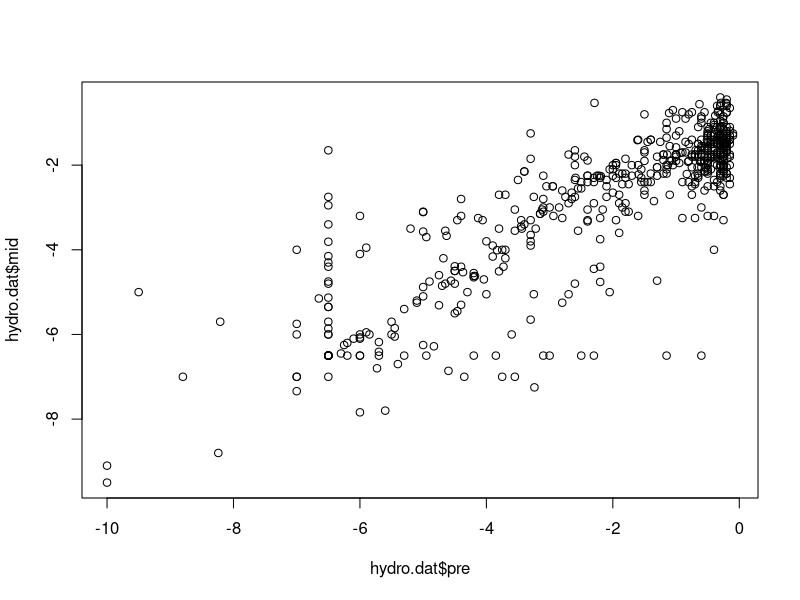

Recreate this plot in R. (Note: this script raises an error after producing the figure.)
###########################################################################################
##
## R source code to accompany Hoffman et al. (2019), last updated 2 Feb 2019.
## Please contact Ava Hoffman (avamariehoffman@gmail.com) with questions.
##
## If you found this code useful, please use the citation below:
## 
## 
## 
##
###########################################################################################

## set working directory
wd <- "/Users/avahoffman/Dropbox/Research/Bouteloua_diversity/blue-grama-diversity"
setwd(wd)

## Calculate hydroscape area
## 
## Following Meinzer et al. (http://doi.wiley.com/10.1111/ele.12670)
###########################################################################################

  library(ggplot2)
  
  hydro.dat <- read.table("data/hydroscape/water_potential.txt",header=T)
  plot(hydro.dat$pre,hydro.dat$mid)
  ## all samples
  slope.all <- summary(lm(pre~mid,data = hydro.dat)) ; slope.all
  plot.hydro <- function(pop.use){
  df <- na.omit(hydro.dat)
  find_hull <- function(df) df[chull(df$pre, df$mid), ]
  hulls <- ddply("data/hydroscape/plots/",df,"pop", find_hull)
  ggplot(data=subset(hydro.dat, hydro.dat$pop == pop.use ),
         aes(x=pre,y=mid)) +
    geom_abline(intercept = 0, slope = 1, linetype = 2) +
    geom_point() + theme_classic() + stat_smooth(se=F, method="lm") +
    facet_grid(.~pop) +
    geom_polygon(data = subset(hulls, hulls$pop == pop.use), alpha = 0.5)
  ggsave(file=paste(pop.use,"_raw.pdf",sep=""),height=4,width=4)
  }
  plot.hydro("A") ; plot.hydro("BG") ; plot.hydro("BT") ; plot.hydro("CIB") ; plot.hydro("CO")
  plot.hydro("DM") ; plot.hydro("HV") ; plot.hydro("K") ; plot.hydro("RC") ; plot.hydro("RM")
  plot.hydro("SEV") ; plot.hydro("SGS") ; plot.hydro("ST") ; plot.hydro("W") ; plot.hydro("WR")

  
  
  hydro.dat$pre <- ifelse(hydro.dat$pre < hydro.dat$mid, NA, hydro.dat$pre) ## IF PRE WAS MORE NEGATIVE, remove
  hydro.dat <- subset(hydro.dat, hydro.dat$remove =="NO")
  plot.hydro <- function(pop.use){
    subdata <- subset(hydro.dat, hydro.dat$pop == pop.use )
    lmodel <- (lm(mid~pre,subdata))
    intercept <- lmodel$coefficients[1]
    slope <- lmodel$coefficients[2]
    one2oneint=( (intercept) / (1 - slope) ) ## where does the line intercept the 1:1 line?
    hydroscapearea = ( ((one2oneint)^2) - ( (one2oneint) * (one2oneint - intercept)/2) - (((one2oneint)^2)/2) ) ## calc hydroscape
    hydroscapearea = round(hydroscapearea,3)
    top.point <- c(0,0) ; int.point <- c(0,intercept) ; line.point <- c(one2oneint,one2oneint) ## make hulls 
    hulls <- rbind(top.point, int.point, line.point); colnames(hulls) <- c("pre","mid")
    ggplot(data=subdata, 
           aes(x=pre,y=mid)) + 
      geom_abline(intercept = 0, slope = 1, linetype = 2) +
      geom_point() + theme_classic() + stat_smooth(se=F, method="lm") +
      facet_grid(.~pop) + xlim(-10,0) + ylim(-10,0) +
      geom_polygon(data = as.data.frame(hulls), alpha = 0.5) + 
      annotate("text", x = -7, y = -2, label = hydroscapearea, size=10)
    ggsave(file=paste("data/hydroscape/plots/",pop.use,"_above_rm.pdf",sep=""),height=4,width=4)
  }
  plot.hydro("A") ; plot.hydro("BG") ; plot.hydro("BT") ; plot.hydro("CIB") ; plot.hydro("CO")
  plot.hydro("DM") ; plot.hydro("HV") ; plot.hydro("K") ; plot.hydro("RC") ; plot.hydro("RM") 
  plot.hydro("SEV") ; plot.hydro("SGS") ; plot.hydro("ST") ; plot.hydro("W") ; plot.hydro("WR")  
  